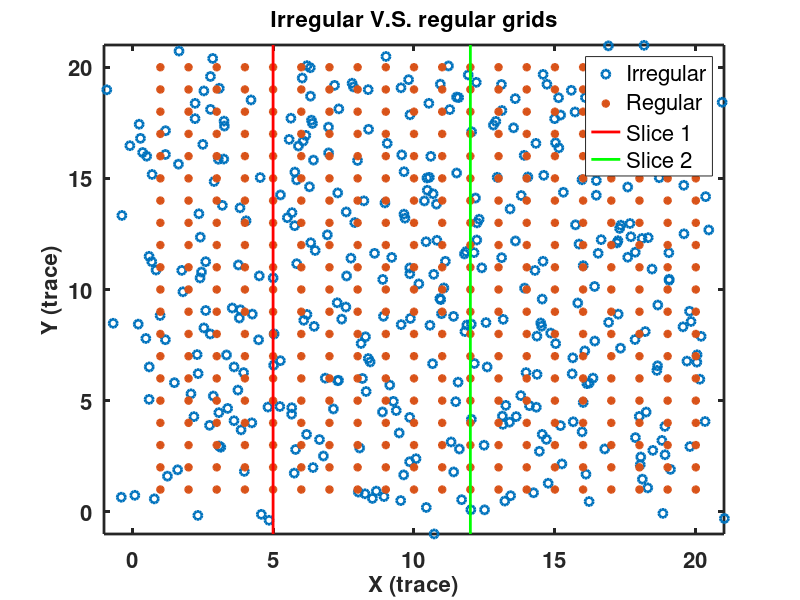
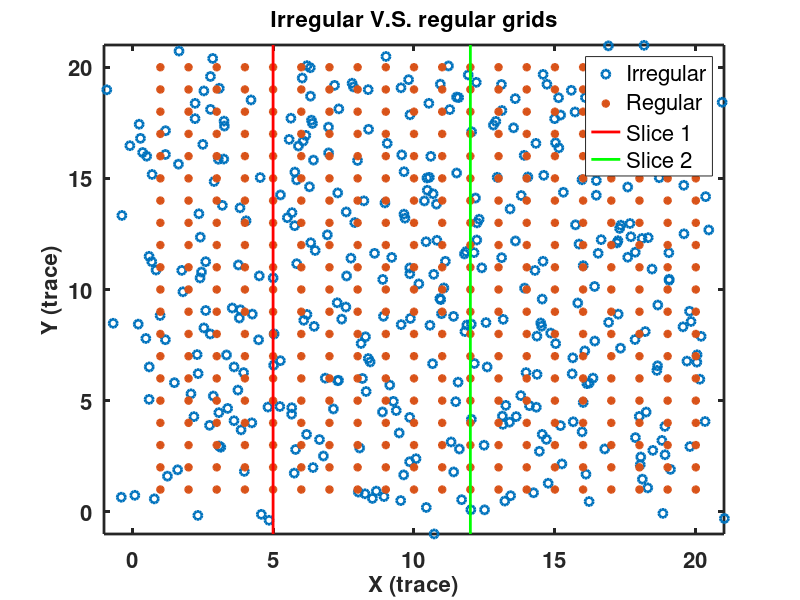

Write the MATLAB code that produced these figures, in order. (Note: this script raises an error after producing the figures.)
%  Demo script for OTG teleseismic denoising and reconstruction (synthetic example)
% 
%  Written by Yangkang Chen
%  April, 2024
% 
%  This program is free software: you can redistribute it and/or modify
%  it under the terms of the GNU General Public License as published
%  by the Free Software Foundation, either version 3 of the License, or
%  any later version.
%
%  This program is distributed in the hope that it will be useful,
%  but WITHOUT ANY WARRANTY; without even the implied warranty of
%  MERCHANTABILITY or FITNESS FOR A PARTICULAR PURPOSE.  See the
%  GNU General Public License for more details: http://www.gnu.org/licenses/
%
% REFERENCES
%  Chen et al., 2019, Obtaining free USArray data by multi-dimensional seismic reconstruction, Nature Communications, 10:4434.
%  Wang et al., 2020, Separation and imaging of seismic diffractions using a localized rank-reduction method with adaptively selected ranks, 85, V497?V506.
%  Chen et al., 2017, Preserving the discontinuities in least-squares reverse time migration of simultaneous-source data, Geophysics, 82, S185-S196.
%  Bai et al., 2020, Seismic signal enhancement based on the lowrank methods, Geophysical Prospecting, 68, 2783-2807.
%  Chen et al., 2020, Five-dimensional seismic data reconstruction using the optimally damped rank-reduction method, Geophysical Journal International, 222, 1824-1845.
%  Chen, Y., W. Huang, D. Zhang, W. Chen, 2016, An open-source matlab code package for improved rank-reduction 3D seismic data denoising and reconstruction, Computers & Geosciences, 95, 59-66.
%  Chen, Y., D. Zhang, Z. Jin, X. Chen, S. Zu, W. Huang, and S. Gan, 2016, Simultaneous denoising and reconstruction of 5D seismic data via damped rank-reduction method, Geophysical Journal International, 206, 1695-1717.
%  Huang, W., R. Wang, Y. Chen, H. Li, and S. Gan, 2016, Damped multichannel singular spectrum analysis for 3D random noise attenuation, Geophysics, 81, V261-V270.

clc;clear;close all;
addpath(genpath('../matdrr'));

%% rm bad trace
%% generate 3D synthetic data
a1=zeros(300,20);
[n,m]=size(a1);
a3=a1;
a4=a1;

k=0;
a=0.1;
b=1;
for t=-0.055:0.002:0.055
    k=k+1;
    b1(k)=(1-2*(pi*30*t).^2).*exp(-(pi*30*t).^2);
    b2(k)=(1-2*(pi*40*t).^2).*exp(-(pi*40*t).^2);
    b3(k)=(1-2*(pi*40*t).^2).*exp(-(pi*40*t).^2);
    b4(k)=(1-2*(pi*30*t).^2).*exp(-(pi*30*t).^2);
end
for i=1:m
  t1(i)=round(140);
  t3(i)=round(-6*i+180);
  t4(i)=round(6*i+10);
  a1(t1(i):t1(i)+k-1,i)=b1; 
  a3(t3(i):t3(i)+k-1,i)=b1; 
  a4(t4(i):t4(i)+k-1,i)=b1;
end

temp=a1(1:300,:)+a3(1:300,:)+a4(1:300,:);
for j=1:20
    a4=zeros(300,20);
    for i=1:m
  t4(i)=round(6*i+10+3*j); 
  a4(t4(i):t4(i)+k-1,i)=b1;
  
  t1(i)=round(140-2*j);
  a1(t1(i):t1(i)+k-1,i)=b1;
    end
    shot(:,:,j)=a1(1:300,:)+a3(1:300,:)+a4(1:300,:);
end
plane3d=shot;
d=plane3d/max(max(max(plane3d)));

%% without noise
dn=d;

%% decimate
[nt,nx,ny]=size(d);
% ratio=0.5;
% mask=drr_genmask(reshape(d,nt,nx*ny),ratio,'c',201415);
% mask=reshape(mask,nt,nx,ny);
% d0=dn.*mask;
% 

% drr_plot3d(d0);

% stlo0=stlo(105:433);
% stla0=stla(105:433);
% d0=d0(1001:3000,:);

xx=1:nx;
yy=1:ny;
[stlo1,stla1]=meshgrid(xx,yy);

randn('state',2021);
tmpx=randn(nx*ny,1);
randn('state',2022);
tmpy=randn(nx*ny,1);
for ix=1:nx
    for iy=1:ny
        ii=(ix-1)*ny+iy;
        x(ii)=xx(ix)+tmpx(ii);
        y(ii)=yy(iy)+tmpy(ii);
    end
end

%% plot the grid
figure;
plot(x,y,'o','linewidth',2);hold on;
plot(stlo1(:),stla1(:),'*','linewidth',2);
ylim([-1,21]);xlim([-1,21]);
set(gca,'Linewidth',2,'Fontsize',16,'Fontweight','bold');
ylabel('Y (trace)','Fontsize',16);
xlabel('X (trace)','Fontsize',16);
title('Irregular V.S. regular grids','Fontsize',16);
plot([stlo1(1,5),stlo1(1,5)],[-1,21],'linewidth',2,'color','r');
plot([stlo1(1,12),stlo1(1,12)],[-1,21],'linewidth',2,'color','g');
legend('Irregular','Regular','Slice 1','Slice 2','Fontsize',16,'location','best');
print(gcf,'-dpng','-r300','test_matdrr_drr3drecon_otg_syn_grid.png');
print(gcf,'-depsc','-r300','test_matdrr_drr3drecon_otg_syn_grid.eps');


%% generate the observed data (2D array)
par.x=x;
par.y=y;
par.nx=nx;
par.ny=ny;
par.ox=1;
par.oy=1;
par.mx=nx;
par.my=ny;

stlo0=x;
stla0=y;
d0=zeros(nt,length(x));

for ii=1:nt
d0(ii,:) = drr_inter_op(squeeze(dn(ii,:,:)),par,0);
end

figure;drr_imagesc(d0);

%% 3D processing/reconstruction
mla=[1,20];
mlo=[1,20];
%binning
[d3d,x1,y1,mask]=drr_bin3d(d0,stlo0,stla0,20,20,mlo(1),mla(1),mlo(2),mla(2));
[stlo1,stla1]=meshgrid(x1,y1);

%% global processing
flow=0;fhigh=0.5;dt=1;N=4;Niter=10;mode=1;verb=1;eps=0.00001;K=4;
a=(Niter-(1:Niter))/(Niter-1); %linearly decreasing
d1=drr3drecon(d3d,mask,flow,fhigh,dt,N,K,Niter,eps,verb,mode,a);


% figure;drr_imagesc([d3d(:,:),d1(:,:)]);

d2=drr3drecon_otg(d0,stlo0,stla0,20,20,mlo(1),mla(1),mlo(2),mla(2),flow,fhigh,dt,N,K,Niter,eps,verb,mode);

% figure;drr_imagesc([d3d(:,:),d1(:,:),d2(:,:)]);




%% plot the results
t=[0:300-1]*0.004;
x1=t(100);
x2=t(200);
y1=15;
y2=20;

ilon=12;

dtest=squeeze(d(:,ilon,:));
figure('units','normalized','Position',[0.2 0.4 1.0, 1.2],'color','w');
subplot(2,4,1);
drr_wigbh(dtest,stla1,t,5);
ylim([0,22]);
ylabel('Y (trace)','Fontsize',16);
xlabel('Time (s)','Fontsize',16);
title('Ground truth','Fontsize',16);
drr_framebox(x1,x2,y1,y2,'r',2);
text(-0.2,23,'a)','color','k','Fontsize',30,'fontweight','bold','HorizontalAlignment','left');

subplot(2,4,2);
dtest=squeeze(d3d(:,ilon,:));
drr_wigbh(dtest,stla1,t,5);
ylim([0,22]);
ylabel('Y (trace)','Fontsize',16);
xlabel('Time (s)','Fontsize',16);
title('Observed','Fontsize',16);
drr_framebox(x1,x2,y1,y2,'r',2);
text(-0.2,23,'b)','color','k','Fontsize',30,'fontweight','bold','HorizontalAlignment','left');

subplot(2,4,3);
dtest=squeeze(d1(:,ilon,:));
drr_wigbh(dtest,stla1,t,5);
ylim([0,22]);
ylabel('Y (trace)','Fontsize',16);
xlabel('Time (s)','Fontsize',16);
title('DRR','Fontsize',16);
drr_framebox(x1,x2,y1,y2,'r',2);
text(-0.2,23,'c)','color','k','Fontsize',30,'fontweight','bold','HorizontalAlignment','left');

subplot(2,4,4);
dtest=squeeze(d2(:,ilon,:));
drr_wigbh(dtest,stla1,t,5);
ylim([0,22]);
ylabel('Y (trace)','Fontsize',16);
xlabel('Time (s)','Fontsize',16);
title('OTG','Fontsize',16);
drr_framebox(x1,x2,y1,y2,'r',2);
text(-0.2,23,'d)','color','k','Fontsize',30,'fontweight','bold','HorizontalAlignment','left');

%% zoomed comparison
subplot(2,4,5);
dtest=squeeze(d(:,ilon,:));
drr_wigbh(dtest,stla1,t,1);

ylim([14,21]);xlim([x1,x2]);
ylabel('Y (trace)','Fontsize',16);
xlabel('Time (s)','Fontsize',16);
title('Ground truth','Fontsize',16);
text(0.33,21.4,'e)','color','k','Fontsize',30,'fontweight','bold','HorizontalAlignment','left');


subplot(2,4,6);
dtest=squeeze(d3d(:,ilon,:));
drr_wigbh(dtest,stla1,t,1);
ylim([14,21]);xlim([x1,x2]);
ylabel('Y (trace)','Fontsize',16);
xlabel('Time (s)','Fontsize',16);
title('Observed','Fontsize',16);
text(0.33,21.4,'f)','color','k','Fontsize',30,'fontweight','bold','HorizontalAlignment','left');

% print(gcf,'-depsc','-r400','us_lon1_z.eps');  

subplot(2,4,7);
dtest=squeeze(d1(:,ilon,:));
drr_wigbh(dtest,stla1,t,1);
ylim([14,21]);xlim([x1,x2]);
ylabel('Y (trace)','Fontsize',16);
xlabel('Time (s)','Fontsize',16);
title('DRR','Fontsize',16);
text(0.33,21.4,'g)','color','k','Fontsize',30,'fontweight','bold','HorizontalAlignment','left');

subplot(2,4,8);
dtest=squeeze(d2(:,ilon,:));
drr_wigbh(dtest,stla1,t,1);
ylim([14,21]);xlim([x1,x2]);
ylabel('Y (trace)','Fontsize',16);
xlabel('Time (s)','Fontsize',16);
title('OTG','Fontsize',16);
text(0.33,21.4,'h)','color','k','Fontsize',30,'fontweight','bold','HorizontalAlignment','left');


%% following are all annotations
% Create textbox
print(gcf,'-dpng','-r300','test_matdrr_drr3drecon_otg_syn.png');
print(gcf,'-depsc','-r300','test_matdrr_drr3drecon_otg_syn.eps');


%% another slice
ilon=5;

dtest=squeeze(d(:,ilon,:));
figure('units','normalized','Position',[0.2 0.4 1.0, 1.2],'color','w');
subplot(2,4,1);
drr_wigbh(dtest,stla1,t,5);
ylim([0,22]);
ylabel('Y (trace)','Fontsize',16);
xlabel('Time (s)','Fontsize',16);
title('Ground truth','Fontsize',16);
drr_framebox(x1,x2,y1,y2,'r',2);
text(-0.2,23,'a)','color','k','Fontsize',30,'fontweight','bold','HorizontalAlignment','left');

subplot(2,4,2);
dtest=squeeze(d3d(:,ilon,:));
drr_wigbh(dtest,stla1,t,5);
ylim([0,22]);
ylabel('Y (trace)','Fontsize',16);
xlabel('Time (s)','Fontsize',16);
title('Observed','Fontsize',16);
drr_framebox(x1,x2,y1,y2,'r',2);
text(-0.2,23,'b)','color','k','Fontsize',30,'fontweight','bold','HorizontalAlignment','left');

subplot(2,4,3);
dtest=squeeze(d1(:,ilon,:));
drr_wigbh(dtest,stla1,t,5);
ylim([0,22]);
ylabel('Y (trace)','Fontsize',16);
xlabel('Time (s)','Fontsize',16);
title('DRR','Fontsize',16);
drr_framebox(x1,x2,y1,y2,'r',2);
text(-0.2,23,'c)','color','k','Fontsize',30,'fontweight','bold','HorizontalAlignment','left');

subplot(2,4,4);
dtest=squeeze(d2(:,ilon,:));
drr_wigbh(dtest,stla1,t,5);
ylim([0,22]);
ylabel('Y (trace)','Fontsize',16);
xlabel('Time (s)','Fontsize',16);
title('OTG','Fontsize',16);
drr_framebox(x1,x2,y1,y2,'r',2);
text(-0.2,23,'d)','color','k','Fontsize',30,'fontweight','bold','HorizontalAlignment','left');

%% zoomed comparison
subplot(2,4,5);
dtest=squeeze(d(:,ilon,:));
drr_wigbh(dtest,stla1,t,1);

ylim([14,21]);xlim([x1,x2]);
ylabel('Y (trace)','Fontsize',16);
xlabel('Time (s)','Fontsize',16);
title('Ground truth','Fontsize',16);
text(0.33,21.4,'e)','color','k','Fontsize',30,'fontweight','bold','HorizontalAlignment','left');


subplot(2,4,6);
dtest=squeeze(d3d(:,ilon,:));
drr_wigbh(dtest,stla1,t,1);
ylim([14,21]);xlim([x1,x2]);
ylabel('Y (trace)','Fontsize',16);
xlabel('Time (s)','Fontsize',16);
title('Observed','Fontsize',16);
text(0.33,21.4,'f)','color','k','Fontsize',30,'fontweight','bold','HorizontalAlignment','left');

% print(gcf,'-depsc','-r400','us_lon1_z.eps');  

subplot(2,4,7);
dtest=squeeze(d1(:,ilon,:));
drr_wigbh(dtest,stla1,t,1);
ylim([14,21]);xlim([x1,x2]);
ylabel('Y (trace)','Fontsize',16);
xlabel('Time (s)','Fontsize',16);
title('DRR','Fontsize',16);
text(0.33,21.4,'g)','color','k','Fontsize',30,'fontweight','bold','HorizontalAlignment','left');

subplot(2,4,8);
dtest=squeeze(d2(:,ilon,:));
drr_wigbh(dtest,stla1,t,1);
ylim([14,21]);xlim([x1,x2]);
ylabel('Y (trace)','Fontsize',16);
xlabel('Time (s)','Fontsize',16);
title('OTG','Fontsize',16);
text(0.33,21.4,'h)','color','k','Fontsize',30,'fontweight','bold','HorizontalAlignment','left');


%% following are all annotations
% Create textbox
print(gcf,'-dpng','-r300','test_matdrr_drr3drecon_otg_syn2.png');
print(gcf,'-depsc','-r300','test_matdrr_drr3drecon_otg_syn2.eps');

